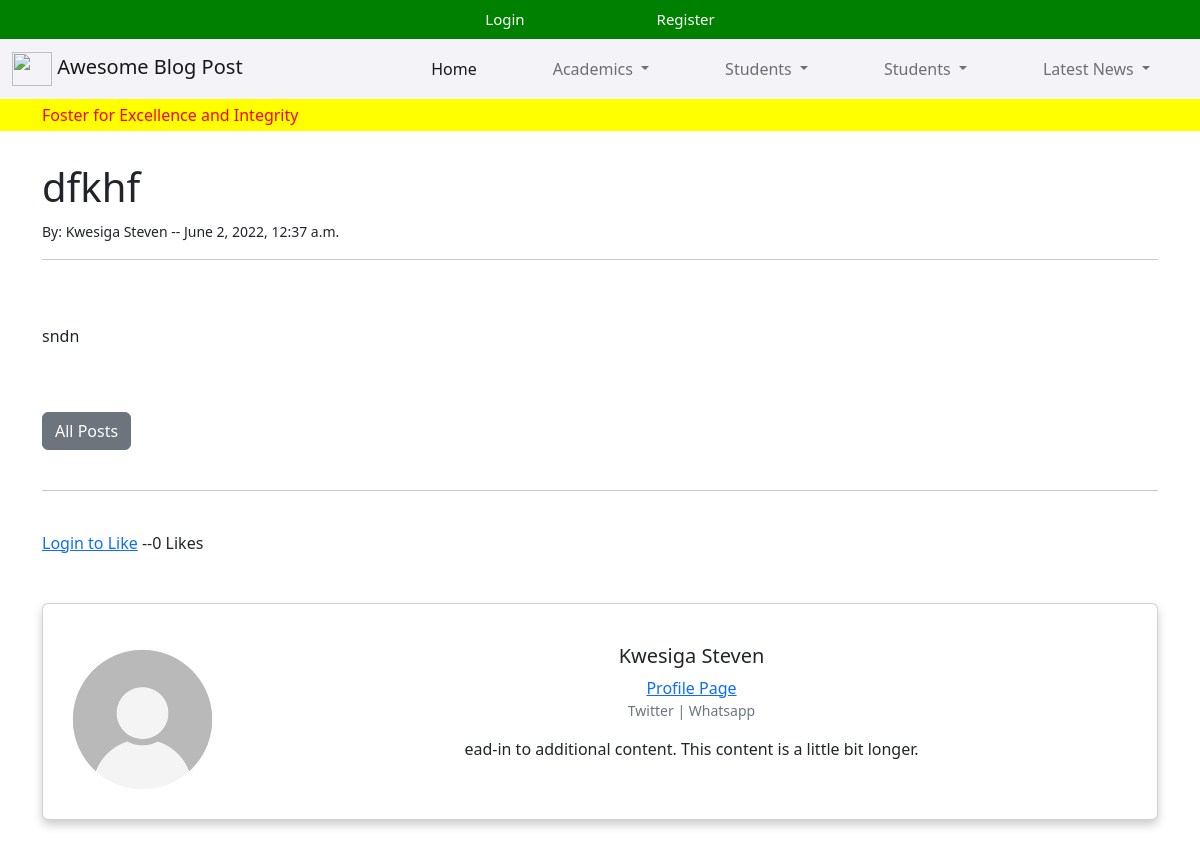
The app's page /article/38, older data.
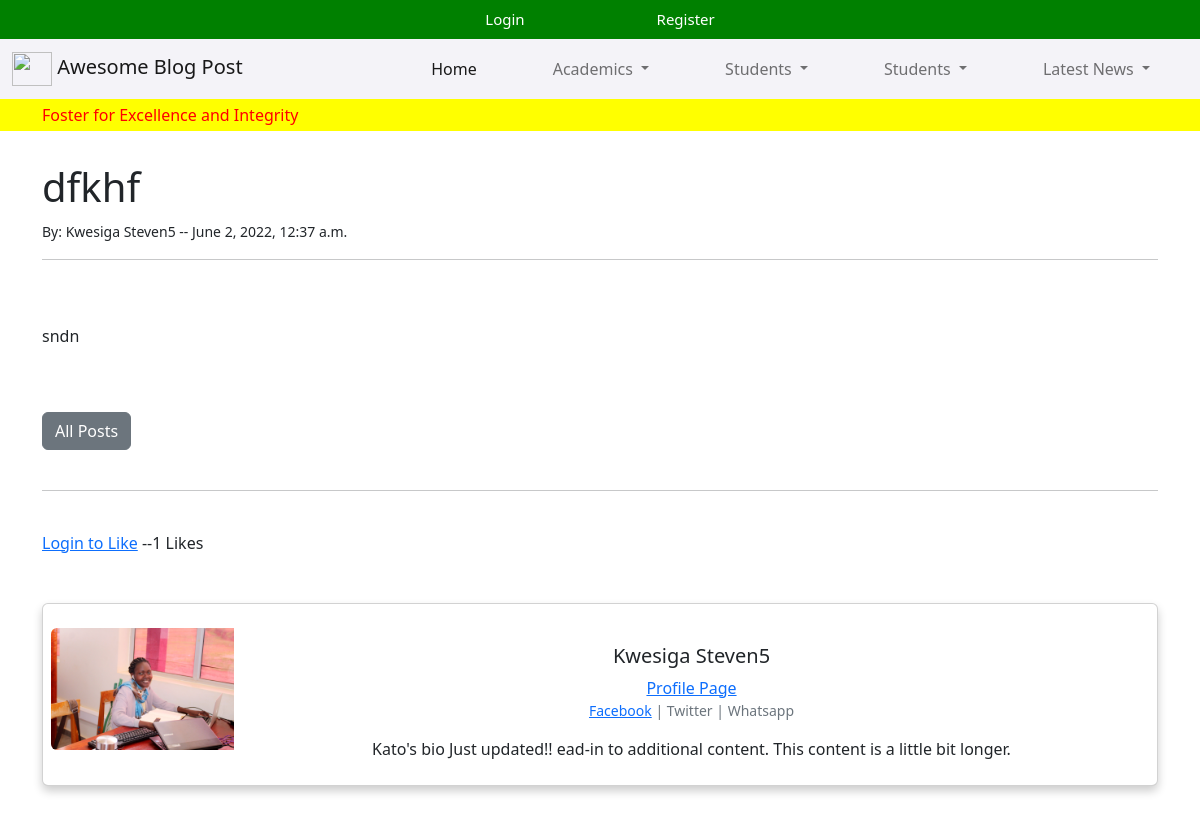
The same page, newer data.
### theblog/models.py (models this page shows, shortened)
class Post(models.Model):
    title = models.CharField(max_length=200)
    header_image = models.ImageField(null=True, blank=True, upload_to="images/")
    snippet = models.CharField(max_length=500)
    author = models.ForeignKey(User, on_delete=models.CASCADE)
    body = RichTextUploadingField(blank=True, null=True)
    created_at = models.DateTimeField(default=datetime.now, blank=True)
    category = models.CharField(max_length=200, default='Testing')
    likes = models.ManyToManyField(User, related_name='blog_bost')
    def total_likes(self):
        return self.likes.count()
    class Meta:
        verbose_name_plural = "Posts"

class Profile(models.Model):
    user = models.OneToOneField(User, null=True, on_delete=models.CASCADE)
    bio = RichTextUploadingField(blank=True, null=True)
    profile_pic = models.ImageField(null=True, blank=True, upload_to="images/profile")
    website = models.CharField(max_length=200,blank=True, null=True)
    facebook = models.CharField(max_length=200,blank=True, null=True)
    twitter = models.CharField(max_length=200,blank=True, null=True)

### theblog/views.py (the view)
# urls.py: path('article/<int:pk>', ArticlaDetailView.as_view(), name="article_details"),
class ArticlaDetailView(DetailView):
    model = Post
    template_name = 'article_details.html'
    def get_context_data(self, *args, **kwargs):
        cat_menu = Category.objects.all()
        context = super(ArticlaDetailView,self).get_context_data(*args, **kwargs)
        stuff = get_object_or_404(Post, id=self.kwargs['pk'])
        total_likes = stuff.total_likes() #check in modal.py for total likes fxn
        liked = False
        if stuff.likes.filter(id=self.request.user.id).exists():
            liked = True
        context["cat_menu"] = cat_menu
        context["total_likes"] = total_likes
        context["liked"] = liked
        return context

### theblog/templates/article_details.html (shortened to what this page needs)
{% extends 'base.html' %}
{% block content %}
{% load static %}
<h1>{{post.title}}</h1>
<small>By: {{post.author.first_name}} {{post.author.last_name}} -- {{post.created_at}}
</small>
<br>
<hr>
<br><br>
{{post.body|safe}}
<br><br>
<a href="{%url 'home'%}" class="btn btn-secondary">All Posts</a>
<br>
<br>
<hr>
<br>
<form action="{% url 'like_post' post.pk %}" method="POST">
{% if user.is_authenticated %}
    {% if liked %}
        <button type="submit", name="post_id",  value="{{ post.id }}",
        class="btn btn-danger btn-sm">Unlike</button>
    {% else %}
        <button type="submit", name="post_id",  value="{{ post.id }}",
        class="btn btn-primary btn-sm">Like</button>
    {% endif %}
{% else %}
    <a class="btn-secondary" href="{% url 'login' %}">Login to Like</a>
    {% endif %}
 --{{ total_likes }} Likes
</form>
<br><br>
  <div class="card mb-3">
    <div class="row g-0">
      <div class="col-md-2">
{% if post.author.profile.profile_pic %}
        <img src="{{post.author.profile.profile_pic.url}}" class="img-fluid rounded-start" alt=".d.." >
{% else %}
        <img src="{% static 'images/profile.jpeg' %}" class="img-fluid rounded-start" alt=".d.." >
{% endif %}
      </div>
      <div class="col-md-10">
        <div class="card-body">
          <h5 class="card-title">{{post.author.first_name}}
            {{post.author.last_name}}</h5>
            <a href="{% url 'user_profile' post.author.profile.id %}">Profile Page</a>
            <p  class="small text-muted">
                {% if post.author.profile.website %}
               <a href="{{post.author.profile.website}}"> Facebook</a> |
               {% endif %}
                Twitter | Whatsapp</p>
          <p class="card-text">{{post.author.profile.bio}}   ead-in to additional content. This content is a little bit longer. </p>
        </div>
      </div>
    </div>
  </div>
{% endblock %}

Row changes from the older to the newer data that the page shows:
changed through a linked row, Post "dfkhf": author.last_name "Steven" → "Steven5"; author.profile.bio (not shown) → "Kato's bio Just updated!!"
Text that changed along with them:
{{ total_likes }}: "0" → "1"
text now shown: "Facebook |"
